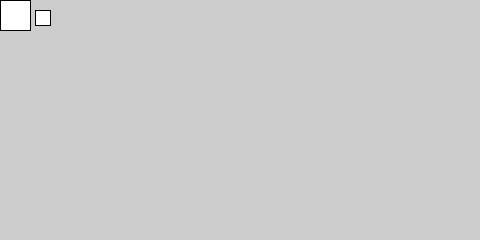
Frame 1 (no input)
Frame 60 (the mouse pressed at the canvas centre just before this capture): identical to frame 1, image omitted
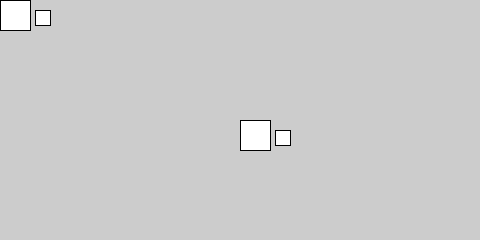
Frame 120 (the mouse held since frame 60 and released just before this capture)

The Processing sketch that drew these frames (run headless with seeded random() and noise(); from frame 60 on, the mouse is pressed at the canvas centre):

// Processing sketch: Example_6_12___Multiple_Translations
// ── Example_6_12___Multiple_Translations.pde
void setup() {
  size (480, 240);  
}

void draw () {
 
    translate(mouseX, mouseY);
    rect(0, 0, 30, 30); // Begin rect at the origin. However, the origin is linked to mouse location
    translate(35, 10);
    rect(0, 0, 15, 15);
}

// Clear the screen so you can draw on a blank canvas

void keyPressed () {
    if (key == 'c') {
    background(214); 
    }
}
